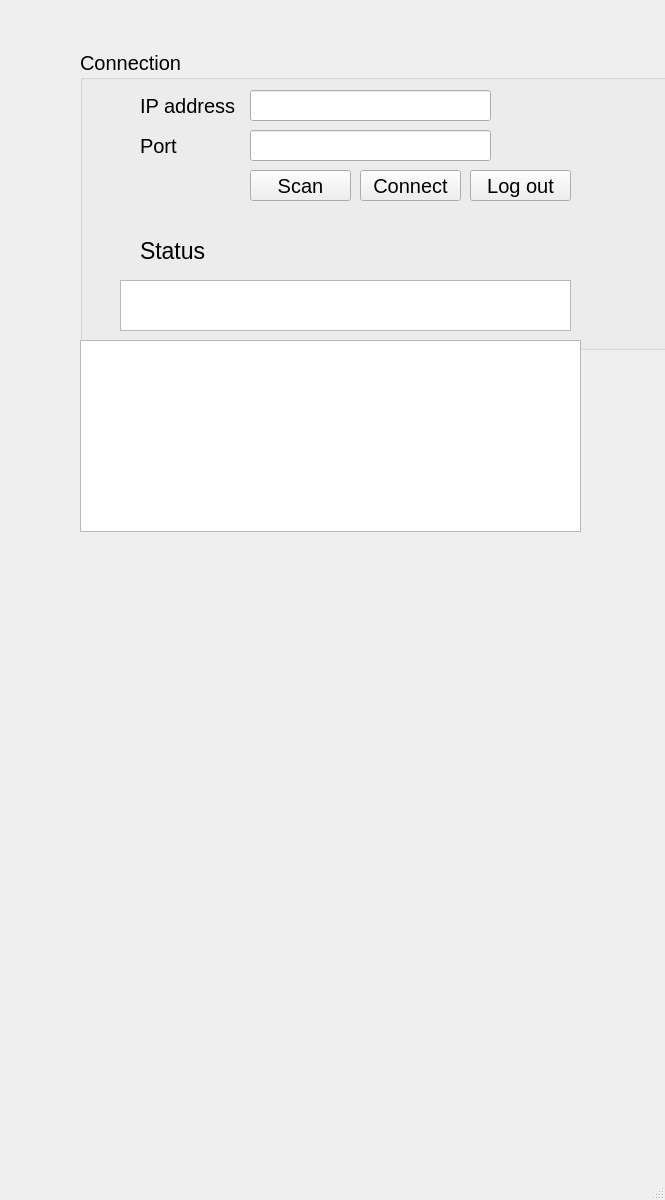
<?xml version="1.0" encoding="UTF-8"?>
<ui version="4.0">
 <class>MainWindow</class>
 <widget class="QMainWindow" name="MainWindow">
  <property name="geometry">
   <rect>
    <x>0</x>
    <y>0</y>
    <width>665</width>
    <height>1200</height>
   </rect>
  </property>
  <property name="sizePolicy">
   <sizepolicy hsizetype="Fixed" vsizetype="Fixed">
    <horstretch>80</horstretch>
    <verstretch>60</verstretch>
   </sizepolicy>
  </property>
  <property name="minimumSize">
   <size>
    <width>600</width>
    <height>1200</height>
   </size>
  </property>
  <property name="font">
   <font>
    <pointsize>15</pointsize>
   </font>
  </property>
  <property name="windowTitle">
   <string>MainWindow</string>
  </property>
  <widget class="QWidget" name="centralwidget">
   <widget class="QGroupBox" name="groupBox">
    <property name="geometry">
     <rect>
      <x>80</x>
      <y>50</y>
      <width>600</width>
      <height>300</height>
     </rect>
    </property>
    <property name="minimumSize">
     <size>
      <width>600</width>
      <height>300</height>
     </size>
    </property>
    <property name="title">
     <string>Connection</string>
    </property>
    <widget class="QToolButton" name="toolButton">
     <property name="geometry">
      <rect>
       <x>170</x>
       <y>120</y>
       <width>101</width>
       <height>31</height>
      </rect>
     </property>
     <property name="font">
      <font>
       <pointsize>15</pointsize>
      </font>
     </property>
     <property name="text">
      <string>Scan</string>
     </property>
    </widget>
    <widget class="QLabel" name="label">
     <property name="geometry">
      <rect>
       <x>60</x>
       <y>40</y>
       <width>101</width>
       <height>31</height>
      </rect>
     </property>
     <property name="font">
      <font>
       <pointsize>15</pointsize>
      </font>
     </property>
     <property name="text">
      <string>IP address</string>
     </property>
    </widget>
    <widget class="QLineEdit" name="lineEdit">
     <property name="geometry">
      <rect>
       <x>170</x>
       <y>40</y>
       <width>241</width>
       <height>31</height>
      </rect>
     </property>
    </widget>
    <widget class="QLabel" name="label_3">
     <property name="geometry">
      <rect>
       <x>60</x>
       <y>80</y>
       <width>101</width>
       <height>31</height>
      </rect>
     </property>
     <property name="font">
      <font>
       <pointsize>15</pointsize>
      </font>
     </property>
     <property name="text">
      <string>Port</string>
     </property>
    </widget>
    <widget class="QLineEdit" name="lineEdit_2">
     <property name="geometry">
      <rect>
       <x>170</x>
       <y>80</y>
       <width>241</width>
       <height>31</height>
      </rect>
     </property>
    </widget>
    <widget class="QToolButton" name="toolButton_2">
     <property name="geometry">
      <rect>
       <x>280</x>
       <y>120</y>
       <width>101</width>
       <height>31</height>
      </rect>
     </property>
     <property name="font">
      <font>
       <pointsize>15</pointsize>
      </font>
     </property>
     <property name="text">
      <string>Connect</string>
     </property>
    </widget>
    <widget class="QToolButton" name="toolButton_3">
     <property name="geometry">
      <rect>
       <x>390</x>
       <y>120</y>
       <width>101</width>
       <height>31</height>
      </rect>
     </property>
     <property name="font">
      <font>
       <pointsize>15</pointsize>
      </font>
     </property>
     <property name="text">
      <string>Log out</string>
     </property>
    </widget>
   </widget>
   <widget class="QListWidget" name="listWidget">
    <property name="geometry">
     <rect>
      <x>80</x>
      <y>340</y>
      <width>501</width>
      <height>192</height>
     </rect>
    </property>
   </widget>
   <widget class="QTextBrowser" name="textBrowser">
    <property name="geometry">
     <rect>
      <x>120</x>
      <y>280</y>
      <width>451</width>
      <height>51</height>
     </rect>
    </property>
   </widget>
   <widget class="QLabel" name="label_2">
    <property name="geometry">
     <rect>
      <x>210</x>
      <y>230</y>
      <width>131</width>
      <height>41</height>
     </rect>
    </property>
    <property name="font">
     <font>
      <pointsize>17</pointsize>
     </font>
    </property>
    <property name="text">
     <string/>
    </property>
   </widget>
   <widget class="QLabel" name="label_4">
    <property name="geometry">
     <rect>
      <x>140</x>
      <y>230</y>
      <width>71</width>
      <height>41</height>
     </rect>
    </property>
    <property name="font">
     <font>
      <pointsize>17</pointsize>
     </font>
    </property>
    <property name="text">
     <string>Status</string>
    </property>
   </widget>
  </widget>
  <widget class="QMenuBar" name="menubar">
   <property name="geometry">
    <rect>
     <x>0</x>
     <y>0</y>
     <width>665</width>
     <height>18</height>
    </rect>
   </property>
  </widget>
  <widget class="QStatusBar" name="statusbar"/>
 </widget>
 <resources/>
 <connections/>
</ui>
